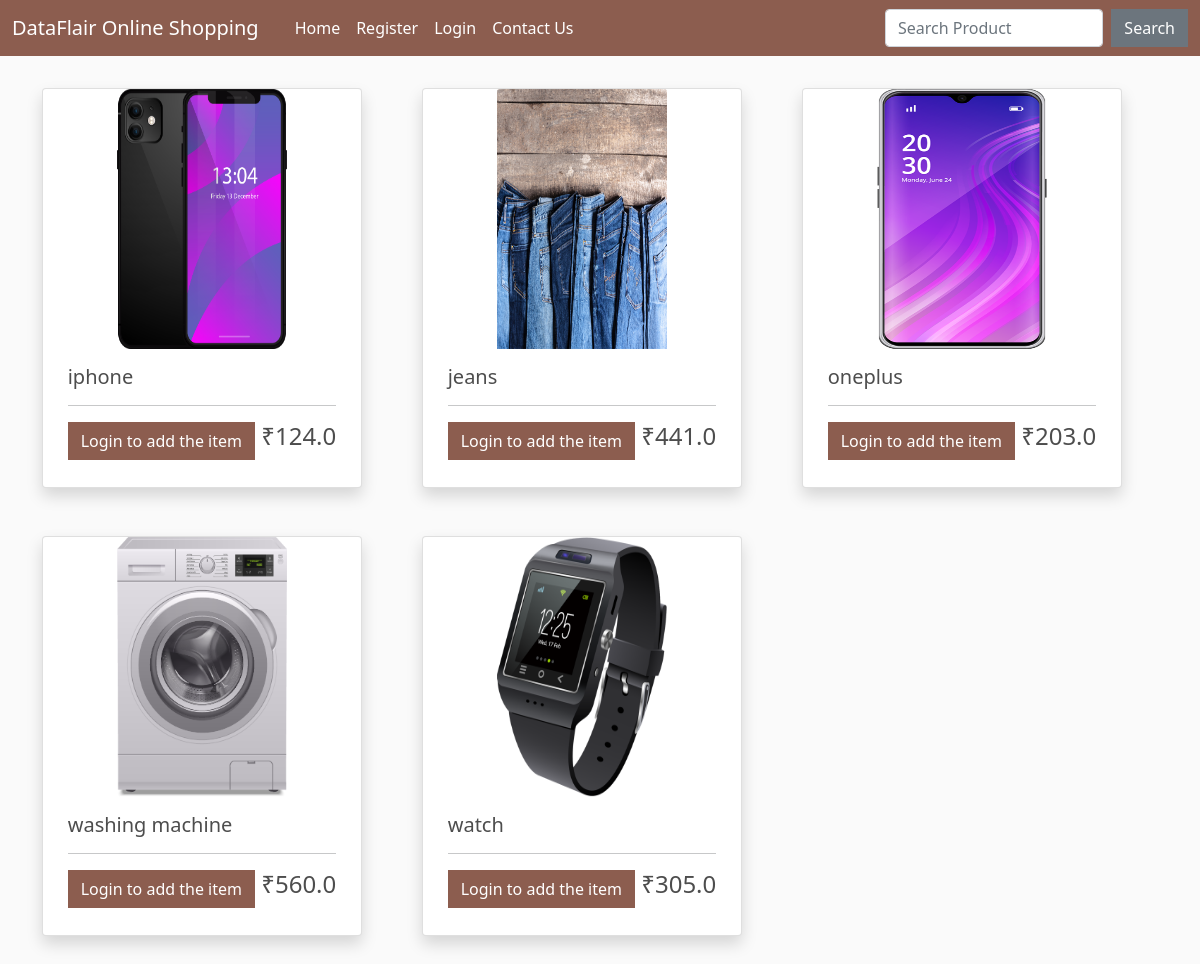
The page / on the database its author committed.
### shop/models.py (models this page shows, shortened)
class Product(models.Model):
    name = models.CharField(max_length=100)
    price = models.FloatField()
    image = models.ImageField(upload_to="", default="")

### shop/views.py (the view)
# urls.py: path("", views.index, name="index"),
def index(request):
    data = cartData(request)
    items = data['items']
    order = data['order']
    cartItems = data['cartItems']
    products = Product.objects.all()
    return render(request, "index.html", {'products': products, 'cartItems': cartItems})

### shop/inherit.py (called while the page is built)
def cartData(request):
    if request.user.is_authenticated:
        customer = request.user.customer
        order, created = Order.objects.get_or_create(customer=customer, complete=False)
        items = order.orderitem_set.all()
        cartItems = order.get_cart_items
    else:
        items = []
        order = {'get_cart_total':0, 'get_cart_items':0}
        cartItems = order['get_cart_items']
    return {'cartItems':cartItems, 'items':items, 'order':order}

### shop/templates/index.html (shortened to what this page needs)
{% extends 'base.html' %}
{% load static %}
{% block body %}
<div class="container mt-2 mb-3">
  <div class="row">
    {% for product in products %}
    <div class="col-lg-4 my-4">
      <div class="card shadow align-items-center" style="width: 20rem; height: 25rem;">
        <img src="/media/{{product.image}}" class="card-img-top" style="width: 170px; height: 260px;" alt="...">
        <div class="card-body">
          <h5 class="card-title">{{product.name}}</h5>
          <hr>
          {% if request.user.is_authenticated %}
          <button data-product="{{product.id}}" data-action="add" class="btn add-btn update-cart"
            style="background-color: #8c5d4f; color: white;">Add To Cart</button>
          <a href="/product_view/{{product.id}}/" class="btn btn-outline-secondary">View</a>
          {% else %}
          <button class="btn" style="background-color: #8c5d4f; color: white;">Login to add the item</button>
          {% endif %}
          <h4 style="display: inline-block; float: right;">&nbsp;₹{{product.price}}</h4>
        </div>
      </div>
    </div>
    {% endfor %}
  </div>
</div>
{% endblock %}

### shop/templates/base.html (shortened to what this page needs)
<!doctype html>
<html lang="en">
<head>
    <link href="https://cdn.jsdelivr.net/npm/bootstrap@5.0.2/dist/css/bootstrap.min.css" rel="stylesheet"
>
    <link rel="stylesheet" href="https://cdnjs.cloudflare.com/ajax/libs/font-awesome/4.7.0/css/font-awesome.min.css">
</head>
<body>
    <nav class="navbar navbar-expand-lg navbar-dark sticky-top">
        <div class="container-fluid">
            <a class="navbar-brand" href="/">DataFlair Online Shopping</a>
            <div class="collapse navbar-collapse" id="navbarSupportedContent">
                <div class="container w-75">
                <ul class="navbar-nav me-auto mb-2 mb-lg-0">
                    <li class="nav-item">
                        <a class="nav-link active" aria-current="page" href="/">Home</a>
                    </li>
                    {% if not request.user.is_authenticated %}
                    <li class="nav-item">
                        <a class="nav-link active" aria-current="page" href="/register/">Register</a>
                    </li>
                    <li class="nav-item">
                        <a class="nav-link active" aria-current="page" href="/login/">Login</a>
                    </li>
                    <li class="nav-item">
                        <a class="nav-link active" href="/contact/">Contact Us</a>
                    </li>
                    {% endif %}
                </ul>
                </div>
                <form class="d-flex" method="POST" action="/search/"> {% csrf_token %}
                    <input class="form-control me-2" type="search" name="search" placeholder="Search Product" aria-label="Search">
                    <button href="/search/" class="btn btn-secondary" type="submit">Search</button>
                </form>
            </div>
        </div>
    </nav>
    {% block body %}
    {% endblock %}
</body>
</html>

### shop/templates/base.html (style rules this page uses)
.navbar { background-color: #8c5d4f; }
body { background-color: hsl(0, 0%, 98%); }
h1, h2, h3, h4, h5, h6 { color: hsl(0, 0%, 30%); }
.col-lg-4, .col-lg-6, .col-lg-8, .col-lg-12 { margin-top: 10px; }
.btn { border-radius: 0; }

### rows shown on the page
Product: image (picture), name "iphone", price "124.0"
Product: image (picture), name "jeans", price "441.0"
Product: image (picture), name "oneplus", price "203.0"
Product: image (picture), name "washing machine", price "560.0"
Product: image (picture), name "watch", price "305.0"
